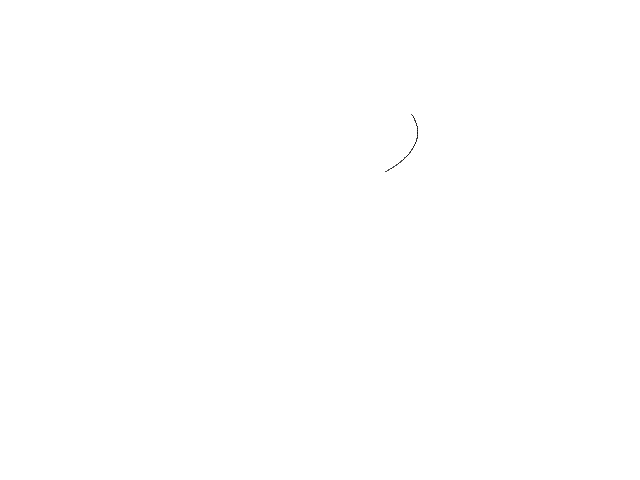
Frame 1 (no input)
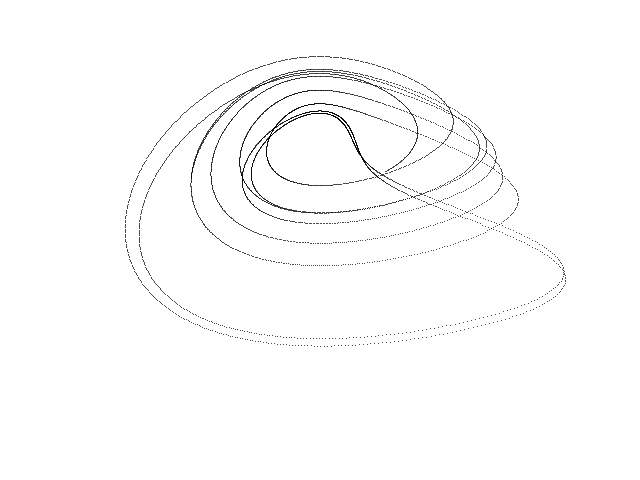
Frame 60 (the mouse pressed at the canvas centre just before this capture)
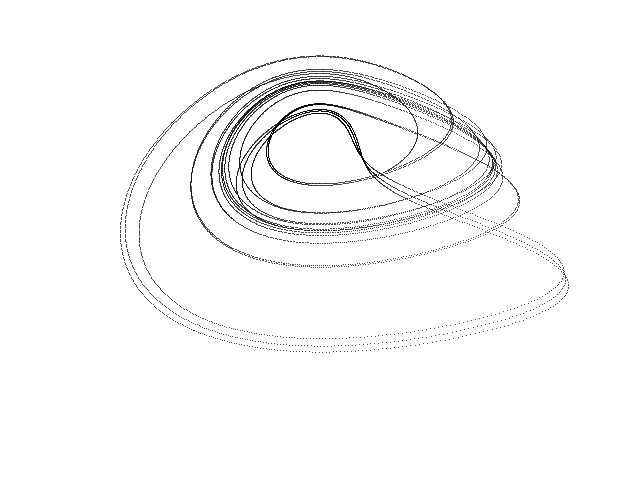
Frame 120 (the mouse held since frame 60 and released just before this capture)

The Processing sketch that drew these frames (run headless with seeded random() and noise(); from frame 60 on, the mouse is pressed at the canvas centre):

// Processing sketch: Anishchenko_Astakhov
// ── Anishchenko_Astakhov.pde
// Anishchenko-Astakhov chaotic attractor //

  float x = 1.0;
  float y = 1.0;
  float z = 1.0;
  float dt = 0.01;
  float m = 1.2;
  float g = 0.5;
  float I = 0.0;


void setup() {
  
  size(640, 480);
  background(255);
  
}

void draw() {
  
  for (int i=0; i<100; i++) {
    
    float nx = x;
    float ny = y;
    float nz = z;
        
    if (x > 0.0) I = 1.0;
    if (x <= 0.0) I = 0.0;
        
    x = nx + dt * (m * nx + ny - nx * nz);
    y = ny + dt * (- nx);
    z = nz + dt * (- g * nz + g * I * pow(nx, 2.0));
  
    point(320 + (65 * x), 130 + (42 * y));
        
  }

}
